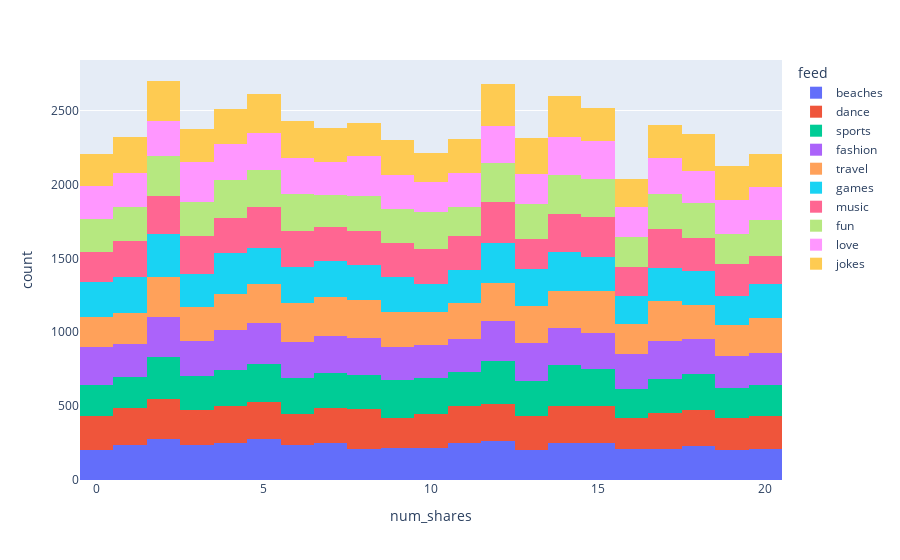

This figure's notebook cell:
### Code cell
px.histogram(df, x='num_shares', color='feed')

### Figure 1 — Plotly figure (JSON) as saved in the notebook; plotly's stock layout.template omitted (floating-point values rounded to 4 significant figures; data arrays with more than 128 entries replaced by an {"elided": "..."} marker saying what was removed)
{"data": [{"alignmentgroup": "True", "bingroup": "x", "hovertemplate": "feed=beaches<br>num_shares=%{x}<br>count=%{y}<extra></extra>", "legendgroup": "beaches", "marker": {"color": "#636efa", "pattern": {"shape": ""}}, "name": "beaches", "offsetgroup": "beaches", "orientation": "v", "showlegend": true, "type": "histogram", "x": {"elided": "4895 int values"}, "xaxis": "x", "yaxis": "y"}, {"alignmentgroup": "True", "bingroup": "x", "hovertemplate": "feed=dance<br>num_shares=%{x}<br>count=%{y}<extra></extra>", "legendgroup": "dance", "marker": {"color": "#EF553B", "pattern": {"shape": ""}}, "name": "dance", "offsetgroup": "dance", "orientation": "v", "showlegend": true, "type": "histogram", "x": {"elided": "5012 int values"}, "xaxis": "x", "yaxis": "y"}, {"alignmentgroup": "True", "bingroup": "x", "hovertemplate": "feed=sports<br>num_shares=%{x}<br>count=%{y}<extra></extra>", "legendgroup": "sports", "marker": {"color": "#00cc96", "pattern": {"shape": ""}}, "name": "sports", "offsetgroup": "sports", "orientation": "v", "showlegend": true, "type": "histogram", "x": {"elided": "5017 int values"}, "xaxis": "x", "yaxis": "y"}, {"alignmentgroup": "True", "bingroup": "x", "hovertemplate": "feed=fashion<br>num_shares=%{x}<br>count=%{y}<extra></extra>", "legendgroup": "fashion", "marker": {"color": "#ab63fa", "pattern": {"shape": ""}}, "name": "fashion", "offsetgroup": "fashion", "orientation": "v", "showlegend": true, "type": "histogram", "x": {"elided": "5116 int values"}, "xaxis": "x", "yaxis": "y"}, {"alignmentgroup": "True", "bingroup": "x", "hovertemplate": "feed=travel<br>num_shares=%{x}<br>count=%{y}<extra></extra>", "legendgroup": "travel", "marker": {"color": "#FFA15A", "pattern": {"shape": ""}}, "name": "travel", "offsetgroup": "travel", "orientation": "v", "showlegend": true, "type": "histogram", "x": {"elided": "5104 int values"}, "xaxis": "x", "yaxis": "y"}, {"alignmentgroup": "True", "bingroup": "x", "hovertemplate": "feed=games<br>num_shares=%{x}<br>count=%{y}<extra></extra>", "legendgroup": "games", "marker": {"color": "#19d3f3", "pattern": {"shape": ""}}, "name": "games", "offsetgroup": "games", "orientation": "v", "showlegend": true, "type": "histogram", "x": {"elided": "4989 int values"}, "xaxis": "x", "yaxis": "y"}, {"alignmentgroup": "True", "bingroup": "x", "hovertemplate": "feed=music<br>num_shares=%{x}<br>count=%{y}<extra></extra>", "legendgroup": "music", "marker": {"color": "#FF6692", "pattern": {"shape": ""}}, "name": "music", "offsetgroup": "music", "orientation": "v", "showlegend": true, "type": "histogram", "x": {"elided": "4978 int values"}, "xaxis": "x", "yaxis": "y"}, {"alignmentgroup": "True", "bingroup": "x", "hovertemplate": "feed=fun<br>num_shares=%{x}<br>count=%{y}<extra></extra>", "legendgroup": "fun", "marker": {"color": "#B6E880", "pattern": {"shape": ""}}, "name": "fun", "offsetgroup": "fun", "orientation": "v", "showlegend": true, "type": "histogram", "x": {"elided": "4974 int values"}, "xaxis": "x", "yaxis": "y"}, {"alignmentgroup": "True", "bingroup": "x", "hovertemplate": "feed=love<br>num_shares=%{x}<br>count=%{y}<extra></extra>", "legendgroup": "love", "marker": {"color": "#FF97FF", "pattern": {"shape": ""}}, "name": "love", "offsetgroup": "love", "orientation": "v", "showlegend": true, "type": "histogram", "x": {"elided": "4939 int values"}, "xaxis": "x", "yaxis": "y"}, {"alignmentgroup": "True", "bingroup": "x", "hovertemplate": "feed=jokes<br>num_shares=%{x}<br>count=%{y}<extra></extra>", "legendgroup": "jokes", "marker": {"color": "#FECB52", "pattern": {"shape": ""}}, "name": "jokes", "offsetgroup": "jokes", "orientation": "v", "showlegend": true, "type": "histogram", "x": {"elided": "4976 int values"}, "xaxis": "x", "yaxis": "y"}], "layout": {"barmode": "relative", "legend": {"title": {"text": "feed"}, "tracegroupgap": 0}, "margin": {"t": 60}, "xaxis": {"anchor": "y", "domain": [0, 1], "title": {"text": "num_shares"}}, "yaxis": {"anchor": "x", "domain": [0, 1], "title": {"text": "count"}}}}
